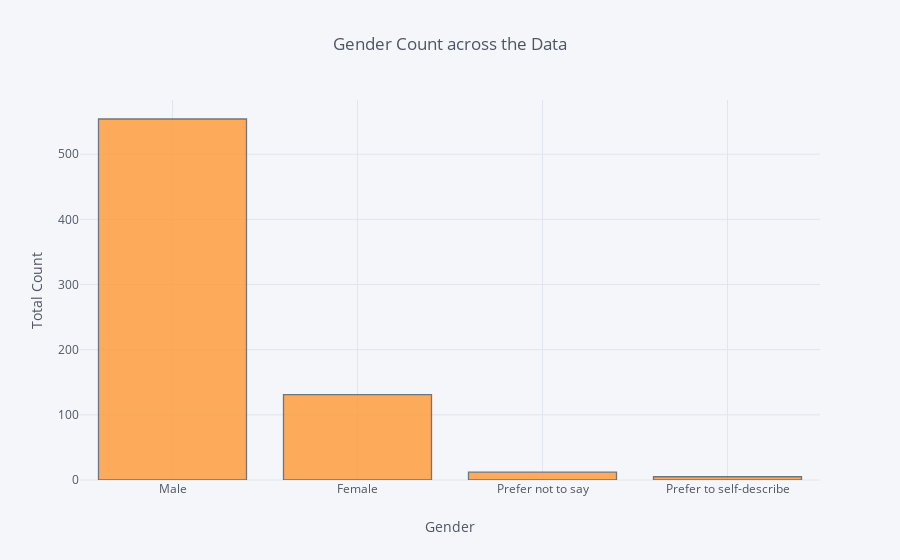

Notebook cell for this chart:
### Code cell
Ukmd['Gender'].iplot(kind = 'hist', xTitle='Gender', yTitle ='Total Count', title = 'Gender Count across the Data')

### Figure 1 — Plotly figure (JSON) as saved in the notebook; plotly's stock layout.template omitted (floating-point values rounded to 4 significant figures; data arrays with more than 128 entries replaced by an {"elided": "..."} marker saying what was removed)
{"data": [{"histfunc": "count", "histnorm": "", "marker": {"color": "rgba(255, 153, 51, 1.0)", "line": {"color": "#4D5663", "width": 1.3}}, "name": "Gender", "opacity": 0.8, "orientation": "v", "type": "histogram", "uid": "ba878ff8-a98f-43ee-bb55-6692321332d9", "x": {"elided": "702 str values"}}], "layout": {"barmode": "overlay", "legend": {"bgcolor": "#F5F6F9", "font": {"color": "#4D5663"}}, "paper_bgcolor": "#F5F6F9", "plot_bgcolor": "#F5F6F9", "title": {"font": {"color": "#4D5663"}, "text": "Gender Count across the Data"}, "xaxis": {"gridcolor": "#E1E5ED", "showgrid": true, "tickfont": {"color": "#4D5663"}, "title": {"font": {"color": "#4D5663"}, "text": "Gender"}, "zerolinecolor": "#E1E5ED"}, "yaxis": {"gridcolor": "#E1E5ED", "showgrid": true, "tickfont": {"color": "#4D5663"}, "title": {"font": {"color": "#4D5663"}, "text": "Total Count"}, "zerolinecolor": "#E1E5ED"}}}
